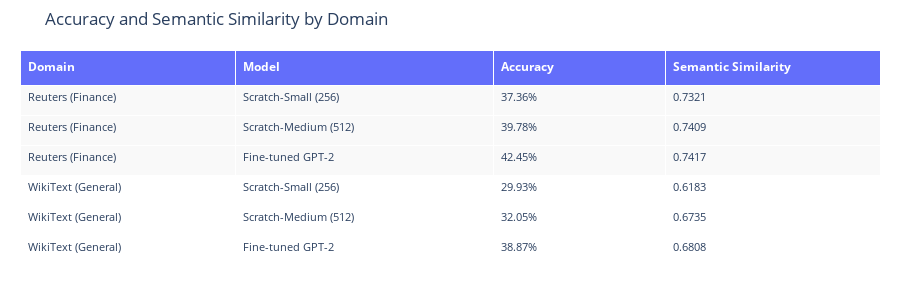

The notebook cell this image was saved under:
### Markdown cell above
## 4. Accuracy and Semantic Similarity

Beyond perplexity, we measure:
- **Top-1 Accuracy**: Percentage of exact matches between predicted and target tokens
- **Semantic Similarity**: Cosine similarity using GloVe embeddings (even incorrect predictions may be semantically related)

### Code cell
if os.path.exists(results_path):
    with open(results_path, 'r') as f:
        comparison_results = json.load(f)
        
    evaluation_metrics = {}
    for domain in ["Reuters (Finance)", "WikiText (General)"]:
        evaluation_metrics[domain] = {}
        
        for json_name, display_name in model_name_mapping.items():
            if json_name in comparison_results and domain in comparison_results[json_name]:
                metrics = comparison_results[json_name][domain]
                evaluation_metrics[domain][display_name] = {
                    "accuracy": metrics["accuracy"] * 100,
                    "similarity": metrics["semantic_sim"],
                    "perplexity": metrics["perplexity"]
                }
    
    model_names = list(colors.keys())
    domains = list(evaluation_metrics.keys())
    
    table_data = []
    for domain in domains:
        for model_name in model_names:
            if model_name in evaluation_metrics[domain]:
                acc = evaluation_metrics[domain][model_name]["accuracy"]
                sim = evaluation_metrics[domain][model_name]["similarity"]
                table_data.append({
                    "Domain": domain,
                    "Model": model_name,
                    "Accuracy": f"{acc:.2f}%",
                    "Semantic Similarity": f"{sim:.4f}"
                })
    
    # Create Plotly table
    fig = go.Figure(data=[go.Table(
        columnwidth=[150, 180, 120, 150],
        header=dict(
            values=["<b>Domain</b>", "<b>Model</b>", "<b>Accuracy</b>", "<b>Semantic Similarity</b>"],
            fill_color='#636EFA',
            font=dict(color='white', size=12),
            align='left',
            height=35
        ),
        cells=dict(
            values=[
                [r["Domain"] for r in table_data],
                [r["Model"] for r in table_data],
                [r["Accuracy"] for r in table_data],
                [r["Semantic Similarity"] for r in table_data],
            ],
            fill_color=[['#f9f9f9', '#f9f9f9', '#f9f9f9', '#ffffff', '#ffffff', '#ffffff'] * 1],
            align='left',
            font=dict(size=11),
            height=30
        )
    )])
    
    fig.update_layout(
        title="Accuracy and Semantic Similarity by Domain",
        template="plotly_white",
        height=300,
        margin=dict(l=20, r=20, t=50, b=20)
    )
    fig.show()
    fig.write_image(os.path.join(plots_dir, "accuracy_similarity_table.svg"), width=800)

else:
    print("comparison_results.json not found! Run comparison script first.")

### Figure 1 — Plotly figure (JSON) as saved in the notebook; plotly's stock layout.template omitted (floating-point values rounded to 4 significant figures)
{"data": [{"cells": {"align": "left", "fill": {"color": [["#f9f9f9", "#f9f9f9", "#f9f9f9", "#ffffff", "#ffffff", "#ffffff"]]}, "font": {"size": 11}, "height": 30, "values": [["Reuters (Finance)", "Reuters (Finance)", "Reuters (Finance)", "WikiText (General)", "WikiText (General)", "WikiText (General)"], ["Scratch-Small (256)", "Scratch-Medium (512)", "Fine-tuned GPT-2", "Scratch-Small (256)", "Scratch-Medium (512)", "Fine-tuned GPT-2"], ["37.36%", "39.78%", "42.45%", "29.93%", "32.05%", "38.87%"], ["0.7321", "0.7409", "0.7417", "0.6183", "0.6735", "0.6808"]]}, "columnwidth": [150, 180, 120, 150], "header": {"align": "left", "fill": {"color": "#636EFA"}, "font": {"color": "white", "size": 12}, "height": 35, "values": ["<b>Domain</b>", "<b>Model</b>", "<b>Accuracy</b>", "<b>Semantic Similarity</b>"]}, "type": "table"}], "layout": {"height": 300, "margin": {"b": 20, "l": 20, "r": 20, "t": 50}, "title": {"text": "Accuracy and Semantic Similarity by Domain"}}}
